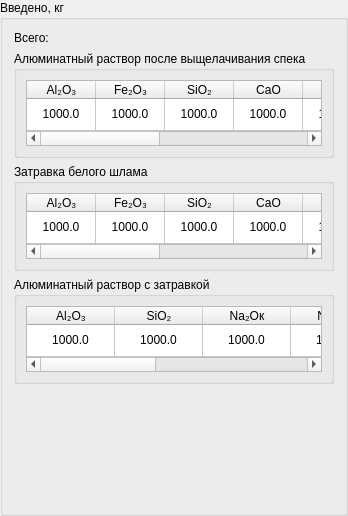
                  <widget class="QGroupBox" name="groupBox_85">
                   <property name="title">
                    <string>Введено, кг</string>
                   </property>
                   <layout class="QVBoxLayout" name="verticalLayout_13">
                    <item>
                     <widget class="QLabel" name="label_13">
                      <property name="text">
                       <string>Всего:</string>
                      </property>
                     </widget>
                    </item>
                    <item>
                     <widget class="QGroupBox" name="groupBox_271">
                      <property name="maximumSize">
                       <size>
                        <width>16777215</width>
                        <height>107</height>
                       </size>
                      </property>
                      <property name="title">
                       <string>Алюминатный раствор после выщелачивания спека</string>
                      </property>
                      <layout class="QHBoxLayout" name="horizontalLayout_288">
                       <item>
                        <widget class="QTableWidget" name="tableAluminateSolution19">
                         <property name="maximumSize">
                          <size>
                           <width>16777215</width>
                           <height>71</height>
                          </size>
                         </property>
                         <property name="frameShape">
                          <enum>QFrame::StyledPanel</enum>
                         </property>
                         <property name="lineWidth">
                          <number>1</number>
                         </property>
                         <attribute name="horizontalHeaderDefaultSectionSize">
                          <number>69</number>
                         </attribute>
                         <attribute name="horizontalHeaderStretchLastSection">
                          <bool>true</bool>
                         </attribute>
                         <attribute name="verticalHeaderVisible">
                          <bool>false</bool>
                         </attribute>
                         <attribute name="verticalHeaderStretchLastSection">
                          <bool>true</bool>
                         </attribute>
                         <row>
                          <property name="text">
                           <string>1</string>
                          </property>
                         </row>
                         <column>
                          <property name="text">
                           <string>Al₂O₃</string>
                          </property>
                         </column>
                         <column>
                          <property name="text">
                           <string>Fe₂O₃</string>
                          </property>
                         </column>
                         <column>
                          <property name="text">
                           <string>SiO₂</string>
                          </property>
                         </column>
                         <column>
                          <property name="text">
                           <string>CaO</string>
                          </property>
                         </column>
                         <column>
                          <property name="text">
                           <string>Na₂Oк</string>
                          </property>
                         </column>
                         <column>
                          <property name="text">
                           <string>Na₂Oу</string>
                          </property>
                         </column>
                         <column>
                          <property name="text">
                           <string>CO₂</string>
                          </property>
                         </column>
                         <column>
                          <property name="text">
                           <string>H₂O + п.п.п.</string>
                          </property>
                         </column>
                         <column>
                          <property name="text">
                           <string>Итого</string>
                          </property>
                         </column>
                         <item row="0" column="0">
                          <property name="text">
                           <string>1000.0</string>
                          </property>
                          <property name="textAlignment">
                           <set>AlignCenter</set>
                          </property>
                         </item>
                         <item row="0" column="1">
                          <property name="text">
                           <string>1000.0</string>
                          </property>
                          <property name="textAlignment">
                           <set>AlignCenter</set>
                          </property>
                         </item>
                         <item row="0" column="2">
                          <property name="text">
                           <string>1000.0</string>
                          </property>
                          <property name="textAlignment">
                           <set>AlignCenter</set>
                          </property>
                         </item>
                         <item row="0" column="3">
                          <property name="text">
                           <string>1000.0</string>
                          </property>
                          <property name="textAlignment">
                           <set>AlignCenter</set>
                          </property>
                         </item>
                         <item row="0" column="4">
                          <property name="text">
                           <string>1000.0</string>
                          </property>
                          <property name="textAlignment">
                           <set>AlignCenter</set>
                          </property>
                         </item>
                         <item row="0" column="5">
                          <property name="text">
                           <string>1000.0</string>
                          </property>
                          <property name="textAlignment">
                           <set>AlignCenter</set>
                          </property>
                         </item>
                         <item row="0" column="6">
                          <property name="text">
                           <string>1000.0</string>
                          </property>
                          <property name="textAlignment">
                           <set>AlignCenter</set>
                          </property>
                         </item>
                         <item row="0" column="7">
                          <property name="text">
                           <string>1000.0</string>
                          </property>
                          <property name="textAlignment">
                           <set>AlignCenter</set>
                          </property>
                         </item>
                         <item row="0" column="8">
                          <property name="text">
                           <string>1000.0</string>
                          </property>
                          <property name="textAlignment">
                           <set>AlignCenter</set>
                          </property>
                         </item>
                        </widget>
                       </item>
                      </layout>
                     </widget>
                    </item>
                    <item>
                     <widget class="QGroupBox" name="groupBox_273">
                      <property name="maximumSize">
                       <size>
                        <width>16777215</width>
                        <height>107</height>
                       </size>
                      </property>
                      <property name="title">
                       <string>Затравка белого шлама</string>
                      </property>
                      <layout class="QHBoxLayout" name="horizontalLayout_290">
                       <item>
                        <widget class="QTableWidget" name="tableGrindWhiteMud19">
                         <property name="maximumSize">
                          <size>
                           <width>16777215</width>
                           <height>71</height>
                          </size>
                         </property>
                         <attribute name="horizontalHeaderDefaultSectionSize">
                          <number>69</number>
                         </attribute>
                         <attribute name="horizontalHeaderStretchLastSection">
                          <bool>true</bool>
                         </attribute>
                         <attribute name="verticalHeaderVisible">
                          <bool>false</bool>
                         </attribute>
                         <attribute name="verticalHeaderStretchLastSection">
                          <bool>true</bool>
                         </attribute>
                         <row>
                          <property name="text">
                           <string>1</string>
                          </property>
                         </row>
                         <column>
                          <property name="text">
                           <string>Al₂O₃</string>
                          </property>
                         </column>
                         <column>
                          <property name="text">
                           <string>Fe₂O₃</string>
                          </property>
                         </column>
                         <column>
                          <property name="text">
                           <string>SiO₂</string>
                          </property>
                         </column>
                         <column>
                          <property name="text">
                           <string>CaO</string>
                          </property>
                         </column>
                         <column>
                          <property name="text">
                           <string>Na₂Oк</string>
                          </property>
                         </column>
                         <column>
                          <property name="text">
                           <string>Na₂Oу</string>
                          </property>
                         </column>
                         <column>
                          <property name="text">
                           <string>CO₂</string>
                          </property>
                         </column>
                         <column>
                          <property name="text">
                           <string>H₂O + п.п.п.</string>
                          </property>
                         </column>
                         <column>
                          <property name="text">
                           <string>Итого</string>
                          </property>
                         </column>
                         <item row="0" column="0">
                          <property name="text">
                           <string>1000.0</string>
                          </property>
                          <property name="textAlignment">
                           <set>AlignCenter</set>
                          </property>
                         </item>
                         <item row="0" column="1">
                          <property name="text">
                           <string>1000.0</string>
                          </property>
                          <property name="textAlignment">
                           <set>AlignCenter</set>
                          </property>
                         </item>
                         <item row="0" column="2">
                          <property name="text">
                           <string>1000.0</string>
                          </property>
                          <property name="textAlignment">
                           <set>AlignCenter</set>
                          </property>
                         </item>
                         <item row="0" column="3">
                          <property name="text">
                           <string>1000.0</string>
                          </property>
                          <property name="textAlignment">
                           <set>AlignCenter</set>
                          </property>
                         </item>
                         <item row="0" column="4">
                          <property name="text">
                           <string>1000.0</string>
                          </property>
                          <property name="textAlignment">
                           <set>AlignCenter</set>
                          </property>
                         </item>
                         <item row="0" column="5">
                          <property name="text">
                           <string>1000.0</string>
                          </property>
                          <property name="textAlignment">
                           <set>AlignCenter</set>
                          </property>
                         </item>
                         <item row="0" column="6">
                          <property name="text">
                           <string>1000.0</string>
                          </property>
                          <property name="textAlignment">
                           <set>AlignCenter</set>
                          </property>
                         </item>
                         <item row="0" column="7">
                          <property name="text">
                           <string>1000.0</string>
                          </property>
                          <property name="textAlignment">
                           <set>AlignCenter</set>
                          </property>
                         </item>
                         <item row="0" column="8">
                          <property name="text">
                           <string>1000.0</string>
                          </property>
                          <property name="textAlignment">
                           <set>AlignCenter</set>
                          </property>
                         </item>
                        </widget>
                       </item>
                      </layout>
                     </widget>
                    </item>
                    <item>
                     <widget class="QGroupBox" name="groupBox_272">
                      <property name="maximumSize">
                       <size>
                        <width>16777215</width>
                        <height>107</height>
                       </size>
                      </property>
                      <property name="title">
                       <string>Алюминатный раствор с затравкой</string>
                      </property>
                      <layout class="QHBoxLayout" name="horizontalLayout_289">
                       <item>
                        <widget class="QTableWidget" name="tableAluminateSolutionWithMud19">
                         <property name="maximumSize">
                          <size>
                           <width>16777215</width>
                           <height>71</height>
                          </size>
                         </property>
                         <property name="frameShadow">
                          <enum>QFrame::Sunken</enum>
                         </property>
                         <property name="lineWidth">
                          <number>1</number>
                         </property>
                         <attribute name="horizontalHeaderDefaultSectionSize">
                          <number>88</number>
                         </attribute>
                         <attribute name="horizontalHeaderStretchLastSection">
                          <bool>true</bool>
                         </attribute>
                         <attribute name="verticalHeaderVisible">
                          <bool>false</bool>
                         </attribute>
                         <attribute name="verticalHeaderStretchLastSection">
                          <bool>true</bool>
                         </attribute>
                         <row>
                          <property name="text">
                           <string>1</string>
                          </property>
                         </row>
                         <column>
                          <property name="text">
                           <string>Al₂O₃</string>
                          </property>
                         </column>
                         <column>
                          <property name="text">
                           <string>SiO₂</string>
                          </property>
                         </column>
                         <column>
                          <property name="text">
                           <string>Na₂Oк</string>
                          </property>
                         </column>
                         <column>
                          <property name="text">
                           <string>Na₂Oу</string>
                          </property>
                         </column>
                         <column>
                          <property name="text">
                           <string>CO₂</string>
                          </property>
                         </column>
                         <column>
                          <property name="text">
                           <string>H₂O + п.п.п.</string>
                          </property>
                         </column>
                         <column>
                          <property name="text">
                           <string>Итого</string>
                          </property>
                         </column>
                         <item row="0" column="0">
                          <property name="text">
                           <string>1000.0</string>
                          </property>
                          <property name="textAlignment">
                           <set>AlignCenter</set>
                          </property>
                         </item>
                         <item row="0" column="1">
                          <property name="text">
                           <string>1000.0</string>
                          </property>
                          <property name="textAlignment">
                           <set>AlignCenter</set>
                          </property>
                         </item>
                         <item row="0" column="2">
                          <property name="text">
                           <string>1000.0</string>
                          </property>
                          <property name="textAlignment">
                           <set>AlignCenter</set>
                          </property>
                         </item>
                         <item row="0" column="3">
                          <property name="text">
                           <string>1000.0</string>
                          </property>
                          <property name="textAlignment">
                           <set>AlignCenter</set>
                          </property>
                         </item>
                         <item row="0" column="4">
                          <property name="text">
                           <string>1000.0</string>
                          </property>
                          <property name="textAlignment">
                           <set>AlignCenter</set>
                          </property>
                         </item>
                         <item row="0" column="5">
                          <property name="text">
                           <string>1000.0</string>
                          </property>
                          <property name="textAlignment">
                           <set>AlignCenter</set>
                          </property>
                         </item>
                         <item row="0" column="6">
                          <property name="text">
                           <string>1000.0</string>
                          </property>
                          <property name="textAlignment">
                           <set>AlignCenter</set>
                          </property>
                         </item>
                        </widget>
                       </item>
                      </layout>
                     </widget>
                    </item>
                    <item>
                     <spacer name="verticalSpacer_13">
                      <property name="orientation">
                       <enum>Qt::Vertical</enum>
                      </property>
                      <property name="sizeHint" stdset="0">
                       <size>
                        <width>20</width>
                        <height>118</height>
                       </size>
                      </property>
                     </spacer>
                    </item>
                   </layout>
                  </widget>
